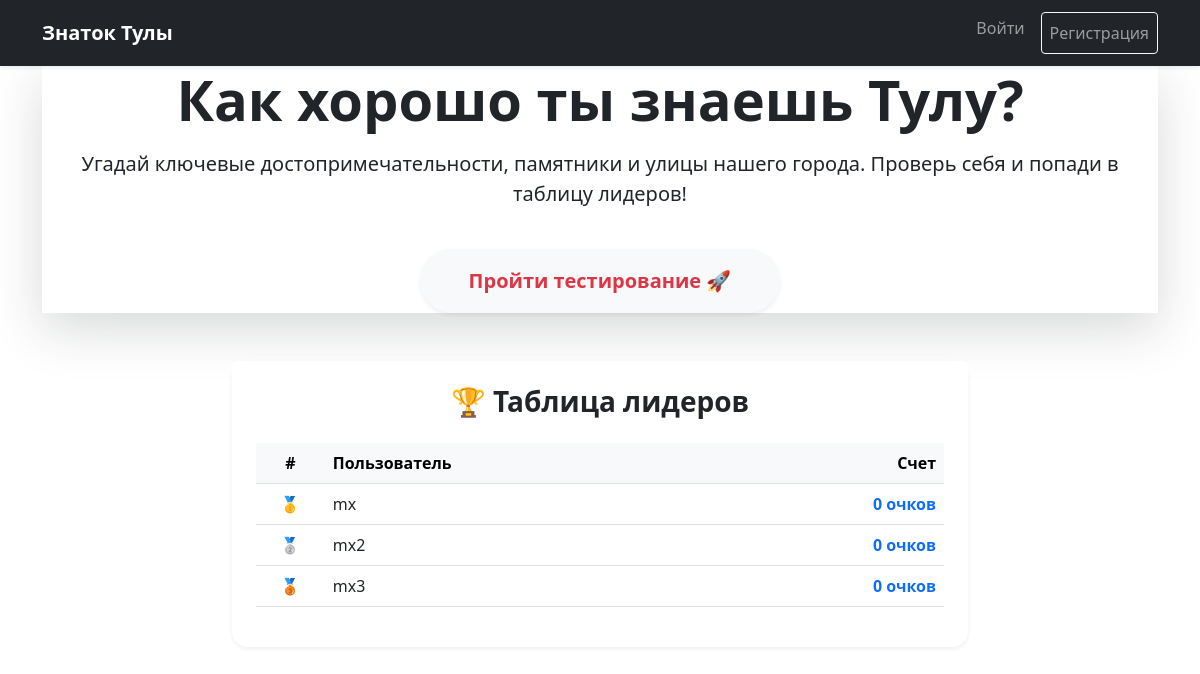
Before: / with the older database file.
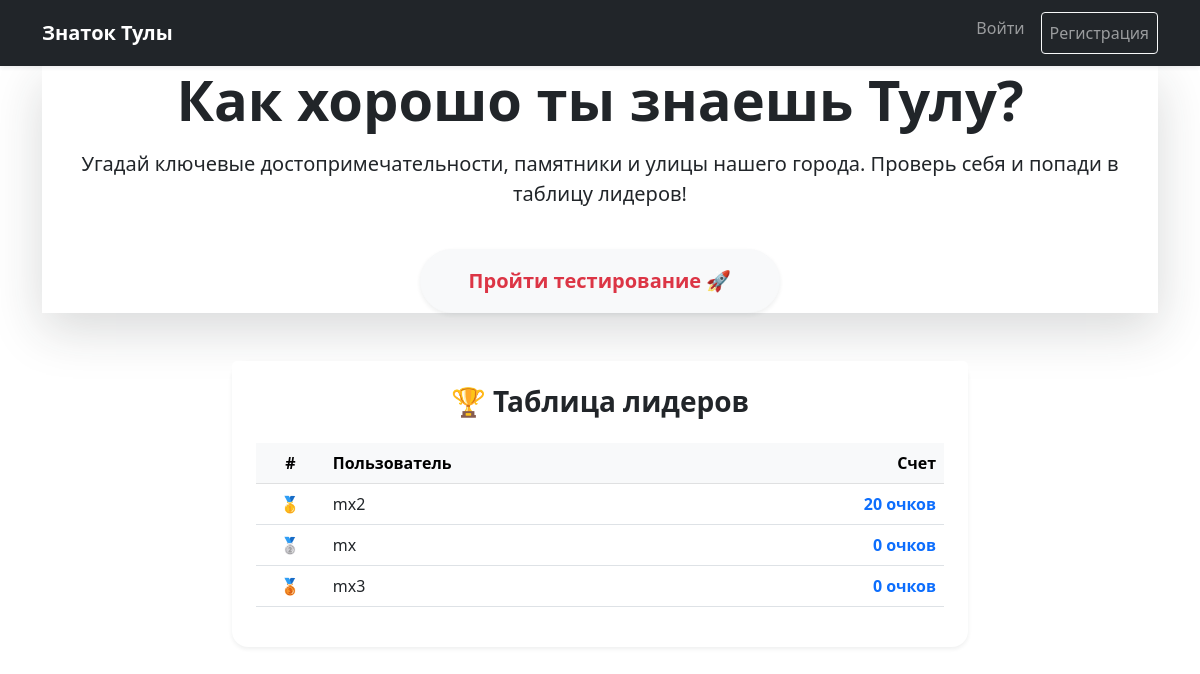
After: the same page with the newer database file.
### data/all_models.py (models this page shows, shortened)
class User(SqlAlchemyBase, UserMixin):
    __tablename__ = 'users'
    id = sqlalchemy.Column(sqlalchemy.Integer, primary_key=True, autoincrement=True)
    username = sqlalchemy.Column(sqlalchemy.String, nullable=False, unique=True)
    email = sqlalchemy.Column(sqlalchemy.String, index=True, unique=True, nullable=False)
    hashed_password = sqlalchemy.Column(sqlalchemy.String, nullable=False)
    score = sqlalchemy.Column(sqlalchemy.Integer, default=0)

### main.py (the view)
@app.route("/")
def index():
    db_sess = db_session.create_session()
    leaders = db_sess.query(User).order_by(User.score.desc()).limit(10).all()
    return render_template("index.html", leaders=leaders)

### data/db_session.py (called while the page is built)
def create_session() -> Session:
    global __factory
    return __factory()

### templates/index.html
{% extends "base.html" %}
{% block content %}
<div class="hero-section text-center shadow-lg">
    <h1 class="display-4 fw-bold">Как хорошо ты знаешь Тулу?</h1>
    <p class="lead mt-3">Угадай ключевые достопримечательности, памятники и улицы нашего города. Проверь себя и попади в таблицу лидеров!</p>
    <a href="quiz" class="btn btn-light btn-lg mt-4 fw-bold shadow-sm px-5 py-3 text-danger rounded-pill">
        Пройти тестирование 🚀
    </a>
</div>
<div class="row mt-5">
    <div class="col-md-8 mx-auto">
        <div class="card shadow-sm border-0 rounded-4">
            <div class="card-header bg-white border-bottom-0 pt-4 pb-0">
                <h3 class="mb-0 text-center fw-bold text-dark">🏆 Таблица лидеров</h3>
            </div>
            <div class="card-body p-4">
                <table class="table table-hover table-leaders">
                    <thead class="table-light">
                        <tr>
                            <th scope="col" width="10%" class="text-center">#</th>
                            <th scope="col">Пользователь</th>
                            <th scope="col" class="text-end">Счет</th>
                        </tr>
                    </thead>
                    <tbody>
                        {% for user in leaders %}
                        <tr>
                            <th scope="row" class="text-center">
                                {% if loop.index == 1 %}🥇
                                {% elif loop.index == 2 %}🥈
                                {% elif loop.index == 3 %}🥉
                                {% else %}{{ loop.index }}
                                {% endif %}
                            </th>
                            <td class="fw-medium">{{ user.username }}</td>
                            <td class="text-end fw-bold text-primary">{{ user.score }} очков</td>
                        </tr>
                        {% else %}
                        <tr>
                            <td colspan="3" class="text-center text-muted py-4">
                                Пока нет данных. Зарегистрируйся и стань первым!
                            </td>
                        </tr>
                        {% endfor %}
                    </tbody>
                </table>
            </div>
        </div>
    </div>
</div>
{% endblock %}

### templates/base.html (shortened to what this page needs)
<!DOCTYPE html>
<html lang="ru">
<head>
    <link rel="stylesheet" href="/static/css/bootstrap.min.css">
    <link rel="stylesheet" href="/static/icons/bootstrap-icons.css">
</head>
<body>
    <nav class="navbar navbar-expand-lg navbar-dark bg-dark shadow-sm">
        <div class="container">
            <a class="navbar-brand fw-bold" href="/">Знаток Тулы</a>
            <div class="collapse navbar-collapse" id="navbarNav">
                {% if current_user.is_authenticated %}
                <ul class="navbar-nav ms-auto">
                    <li class="nav-item">
                        <a class="nav-link" href="logout">Выйти</a>
                    </li>
                    <li class="nav-item"> <p class="btn btn-info rounded-pill"> {{current_user.username}}</p></li>
                </ul>
                {% else %}
                <ul class="navbar-nav ms-auto">
                    <li class="nav-item">
                        <a class="nav-link" href="login">Войти</a>
                    </li>
                    <li class="nav-item">
                        <a class="nav-link btn btn-outline-light ms-2 btn-sm mt-1 mb-1" href="register">Регистрация</a>
                    </li>
                </ul>
                {% endif %}
            </div>
        </div>
    </nav>
    <div class="container pb-5">
        {% block content %}{% endblock %}
    </div>
</body>
</html>

Changed rows visible on the page:
changed User "mx2": score "0" → "20"; text "🥈" → "🥇"; moves up the list
computed for User "mx": text "🥇" → "🥈"
